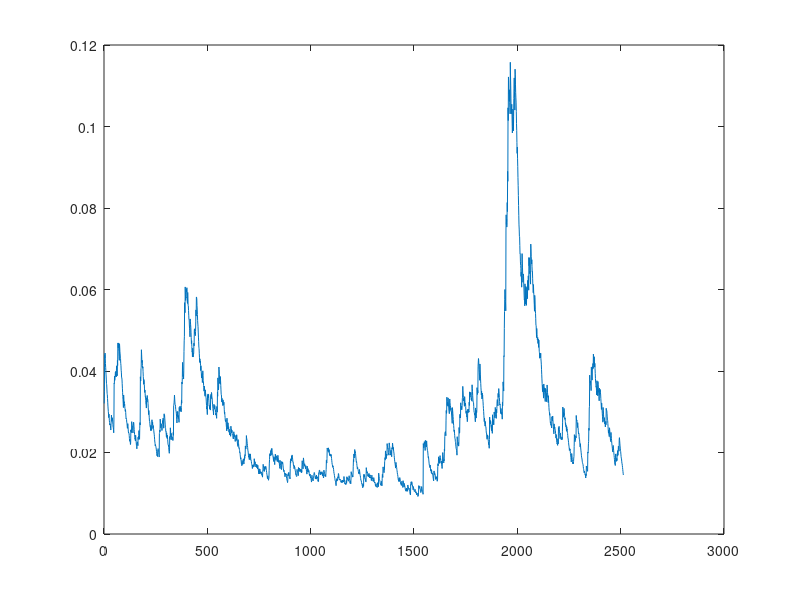

Write MATLAB code to recreate this figure.
%%%%%%%%%%%%%%%%%%%%%%%%%%%%%%%%%%%%%%%%%%%%%%%%%%%%%%%%%
%  Capital University of Economics and Business(CUEB)
%  School of Finance, Dept. of International Finance 
%  Professor :Marcus, Yingfeng, Yu
%  Copyright (c) 2015, Yingfeng Yu
%  All rights reserved.
%  Quantitative Finance and MacroEconomics Group(QFnME) teaching materials
%  Contact info: yuyingfeng@cueb.edu.cn

clear all
close all

%using Q1_1's result
load PFQ1_1_result.mat

N=100; %as the question request
NN=length(log_return(:,2));


cond_var=var(log_return(:,2)); %initialize the first conditional variance
cond_std=sqrt(cond_var);

alpha=0.94;
beta=1-alpha;

for i=2:NN
    cond_var(i)=alpha*cond_var(i-1)+beta*(log_return(i-1,2)^2);
    %cond_std(i)=sqrt(cond_var(i));
end
%condition variance in PF Q1_5 and Q1_6 colE
cond_std=sqrt(cond_var); 
cond_std=cond_std';
stdzed_return=log_return(1:end,2)./cond_std;

%calculating VaR %the same as PF Q1_8 ColG
VaR=-cond_std.*norminv(0.01);

plot(VaR)